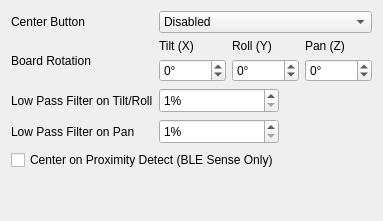
               <widget class="QWidget" name="tabGeneral">
                <attribute name="title">
                 <string>General</string>
                </attribute>
                <layout class="QGridLayout" name="gridLayout_12">
                 <item row="3" column="0">
                  <widget class="QLabel" name="label_4">
                   <property name="sizePolicy">
                    <sizepolicy hsizetype="Maximum" vsizetype="Preferred">
                     <horstretch>0</horstretch>
                     <verstretch>0</verstretch>
                    </sizepolicy>
                   </property>
                   <property name="text">
                    <string>Low Pass Filter on Pan</string>
                   </property>
                  </widget>
                 </item>
                 <item row="2" column="1">
                  <widget class="QSpinBox" name="spnLPTiltRoll">
                   <property name="sizePolicy">
                    <sizepolicy hsizetype="Minimum" vsizetype="Fixed">
                     <horstretch>0</horstretch>
                     <verstretch>0</verstretch>
                    </sizepolicy>
                   </property>
                   <property name="minimumSize">
                    <size>
                     <width>50</width>
                     <height>25</height>
                    </size>
                   </property>
                   <property name="baseSize">
                    <size>
                     <width>8</width>
                     <height>0</height>
                    </size>
                   </property>
                   <property name="suffix">
                    <string>%</string>
                   </property>
                   <property name="minimum">
                    <number>1</number>
                   </property>
                   <property name="maximum">
                    <number>100</number>
                   </property>
                  </widget>
                 </item>
                 <item row="1" column="1" colspan="2">
                  <layout class="QGridLayout" name="gridLayout_7">
                   <item row="0" column="0">
                    <widget class="QLabel" name="label_45">
                     <property name="text">
                      <string>Tilt (X)</string>
                     </property>
                    </widget>
                   </item>
                   <item row="0" column="1">
                    <widget class="QLabel" name="label_46">
                     <property name="text">
                      <string>Roll (Y)</string>
                     </property>
                    </widget>
                   </item>
                   <item row="0" column="2">
                    <widget class="QLabel" name="label_47">
                     <property name="text">
                      <string>Pan (Z)</string>
                     </property>
                    </widget>
                   </item>
                   <item row="1" column="0">
                    <widget class="QSpinBox" name="spnRotX">
                     <property name="suffix">
                      <string>°</string>
                     </property>
                     <property name="minimum">
                      <number>-360</number>
                     </property>
                     <property name="maximum">
                      <number>360</number>
                     </property>
                    </widget>
                   </item>
                   <item row="1" column="1">
                    <widget class="QSpinBox" name="spnRotY">
                     <property name="suffix">
                      <string>°</string>
                     </property>
                     <property name="minimum">
                      <number>-360</number>
                     </property>
                     <property name="maximum">
                      <number>360</number>
                     </property>
                    </widget>
                   </item>
                   <item row="1" column="2">
                    <widget class="QSpinBox" name="spnRotZ">
                     <property name="suffix">
                      <string>°</string>
                     </property>
                     <property name="minimum">
                      <number>-360</number>
                     </property>
                     <property name="maximum">
                      <number>360</number>
                     </property>
                    </widget>
                   </item>
                  </layout>
                 </item>
                 <item row="4" column="0" colspan="2">
                  <widget class="QCheckBox" name="chkResetCenterWave">
                   <property name="text">
                    <string>Center on Proximity Detect (BLE Sense Only)</string>
                   </property>
                  </widget>
                 </item>
                 <item row="0" column="0">
                  <widget class="QLabel" name="label_3">
                   <property name="sizePolicy">
                    <sizepolicy hsizetype="Maximum" vsizetype="Preferred">
                     <horstretch>0</horstretch>
                     <verstretch>0</verstretch>
                    </sizepolicy>
                   </property>
                   <property name="text">
                    <string>Center Button</string>
                   </property>
                  </widget>
                 </item>
                 <item row="2" column="0">
                  <widget class="QLabel" name="label_2">
                   <property name="sizePolicy">
                    <sizepolicy hsizetype="Maximum" vsizetype="Preferred">
                     <horstretch>0</horstretch>
                     <verstretch>0</verstretch>
                    </sizepolicy>
                   </property>
                   <property name="text">
                    <string>Low Pass Filter on Tilt/Roll</string>
                   </property>
                  </widget>
                 </item>
                 <item row="3" column="1">
                  <widget class="QSpinBox" name="spnLPPan">
                   <property name="sizePolicy">
                    <sizepolicy hsizetype="Minimum" vsizetype="Fixed">
                     <horstretch>0</horstretch>
                     <verstretch>0</verstretch>
                    </sizepolicy>
                   </property>
                   <property name="minimumSize">
                    <size>
                     <width>50</width>
                     <height>25</height>
                    </size>
                   </property>
                   <property name="baseSize">
                    <size>
                     <width>8</width>
                     <height>0</height>
                    </size>
                   </property>
                   <property name="suffix">
                    <string>%</string>
                   </property>
                   <property name="minimum">
                    <number>1</number>
                   </property>
                   <property name="maximum">
                    <number>100</number>
                   </property>
                  </widget>
                 </item>
                 <item row="0" column="1" colspan="2">
                  <widget class="QComboBox" name="cmbButtonPin">
                   <item>
                    <property name="text">
                     <string>Disabled</string>
                    </property>
                   </item>
                   <item>
                    <property name="text">
                     <string>D2</string>
                    </property>
                   </item>
                   <item>
                    <property name="text">
                     <string>D3</string>
                    </property>
                   </item>
                   <item>
                    <property name="text">
                     <string>D4</string>
                    </property>
                   </item>
                   <item>
                    <property name="text">
                     <string>D5</string>
                    </property>
                   </item>
                   <item>
                    <property name="text">
                     <string>D6</string>
                    </property>
                   </item>
                   <item>
                    <property name="text">
                     <string>D7</string>
                    </property>
                   </item>
                   <item>
                    <property name="text">
                     <string>D8</string>
                    </property>
                   </item>
                   <item>
                    <property name="text">
                     <string>D9</string>
                    </property>
                   </item>
                   <item>
                    <property name="text">
                     <string>D10</string>
                    </property>
                   </item>
                   <item>
                    <property name="text">
                     <string>D11</string>
                    </property>
                   </item>
                   <item>
                    <property name="text">
                     <string>D12</string>
                    </property>
                   </item>
                   <item>
                    <property name="text">
                     <string>D13</string>
                    </property>
                   </item>
                  </widget>
                 </item>
                 <item row="1" column="0">
                  <widget class="QLabel" name="label_15">
                   <property name="sizePolicy">
                    <sizepolicy hsizetype="Maximum" vsizetype="Preferred">
                     <horstretch>0</horstretch>
                     <verstretch>0</verstretch>
                    </sizepolicy>
                   </property>
                   <property name="text">
                    <string>Board Rotation</string>
                   </property>
                  </widget>
                 </item>
                 <item row="5" column="0">
                  <spacer name="verticalSpacer_6">
                   <property name="orientation">
                    <enum>Qt::Vertical</enum>
                   </property>
                   <property name="sizeHint" stdset="0">
                    <size>
                     <width>20</width>
                     <height>40</height>
                    </size>
                   </property>
                  </spacer>
                 </item>
                </layout>
               </widget>
